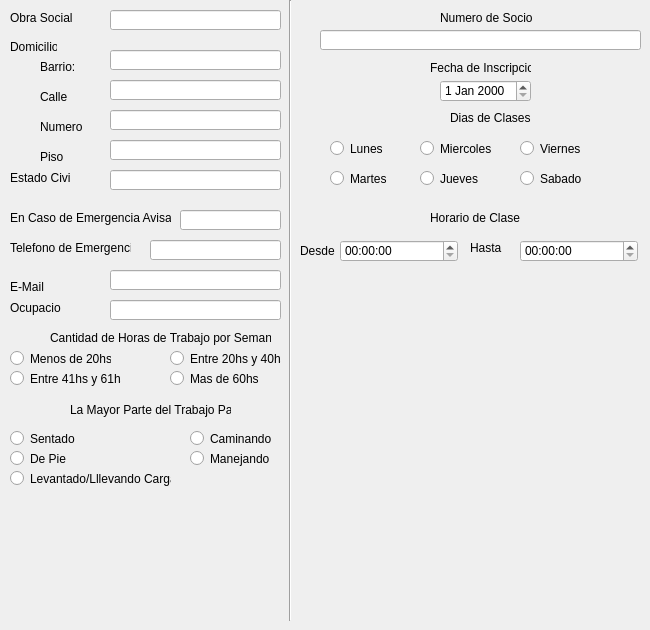
   <widget class="QWidget" name="tab_InformaciondeMembresia">
    <attribute name="title">
     <string>Informacion Filatoria</string>
    </attribute>
    <widget class="QLabel" name="label_fechainscipcion">
     <property name="geometry">
      <rect>
       <x>430</x>
       <y>60</y>
       <width>101</width>
       <height>16</height>
      </rect>
     </property>
     <property name="text">
      <string>Fecha de Inscripcion</string>
     </property>
    </widget>
    <widget class="QLabel" name="label_numerdesocio">
     <property name="geometry">
      <rect>
       <x>440</x>
       <y>10</y>
       <width>101</width>
       <height>16</height>
      </rect>
     </property>
     <property name="text">
      <string>Numero de Socio</string>
     </property>
    </widget>
    <widget class="QLabel" name="label_diasdeclases">
     <property name="geometry">
      <rect>
       <x>450</x>
       <y>110</y>
       <width>101</width>
       <height>16</height>
      </rect>
     </property>
     <property name="text">
      <string>Dias de Clases</string>
     </property>
    </widget>
    <widget class="QLabel" name="label_horariodeclase">
     <property name="geometry">
      <rect>
       <x>430</x>
       <y>210</y>
       <width>101</width>
       <height>16</height>
      </rect>
     </property>
     <property name="text">
      <string>Horario de Clase</string>
     </property>
    </widget>
    <widget class="QTimeEdit" name="timeEdit_horariodeclase_desde">
     <property name="geometry">
      <rect>
       <x>340</x>
       <y>240</y>
       <width>118</width>
       <height>22</height>
      </rect>
     </property>
    </widget>
    <widget class="QTimeEdit" name="timeEdit_horariodeclase_hasta">
     <property name="geometry">
      <rect>
       <x>520</x>
       <y>240</y>
       <width>118</width>
       <height>22</height>
      </rect>
     </property>
    </widget>
    <widget class="QLabel" name="label_horariodeclase_desde">
     <property name="geometry">
      <rect>
       <x>300</x>
       <y>240</y>
       <width>51</width>
       <height>21</height>
      </rect>
     </property>
     <property name="text">
      <string>Desde</string>
     </property>
    </widget>
    <widget class="QLabel" name="label_horariodeclase_hasta">
     <property name="geometry">
      <rect>
       <x>470</x>
       <y>240</y>
       <width>41</width>
       <height>16</height>
      </rect>
     </property>
     <property name="text">
      <string>Hasta</string>
     </property>
    </widget>
    <widget class="QDateEdit" name="dateEdit_fechadeinscripcion">
     <property name="geometry">
      <rect>
       <x>440</x>
       <y>80</y>
       <width>91</width>
       <height>22</height>
      </rect>
     </property>
    </widget>
    <widget class="QRadioButton" name="radioButton_DClunes">
     <property name="geometry">
      <rect>
       <x>330</x>
       <y>140</y>
       <width>82</width>
       <height>17</height>
      </rect>
     </property>
     <property name="text">
      <string>Lunes</string>
     </property>
     <property name="autoExclusive">
      <bool>false</bool>
     </property>
    </widget>
    <widget class="QRadioButton" name="radioButton_DCMartes">
     <property name="geometry">
      <rect>
       <x>330</x>
       <y>170</y>
       <width>82</width>
       <height>17</height>
      </rect>
     </property>
     <property name="text">
      <string>Martes</string>
     </property>
     <property name="autoExclusive">
      <bool>false</bool>
     </property>
    </widget>
    <widget class="QRadioButton" name="radioButton_DCMiercoles">
     <property name="geometry">
      <rect>
       <x>420</x>
       <y>140</y>
       <width>82</width>
       <height>17</height>
      </rect>
     </property>
     <property name="text">
      <string>Miercoles</string>
     </property>
     <property name="autoExclusive">
      <bool>false</bool>
     </property>
    </widget>
    <widget class="QRadioButton" name="radioButton_DCJueves">
     <property name="geometry">
      <rect>
       <x>420</x>
       <y>170</y>
       <width>82</width>
       <height>17</height>
      </rect>
     </property>
     <property name="text">
      <string>Jueves</string>
     </property>
     <property name="checked">
      <bool>false</bool>
     </property>
     <property name="autoExclusive">
      <bool>false</bool>
     </property>
    </widget>
    <widget class="QRadioButton" name="radioButton_DCViernes">
     <property name="geometry">
      <rect>
       <x>520</x>
       <y>140</y>
       <width>82</width>
       <height>17</height>
      </rect>
     </property>
     <property name="text">
      <string>Viernes</string>
     </property>
     <property name="autoExclusive">
      <bool>false</bool>
     </property>
    </widget>
    <widget class="QRadioButton" name="radioButton_DCSabado">
     <property name="geometry">
      <rect>
       <x>520</x>
       <y>170</y>
       <width>82</width>
       <height>17</height>
      </rect>
     </property>
     <property name="text">
      <string>Sabado</string>
     </property>
     <property name="autoExclusive">
      <bool>false</bool>
     </property>
    </widget>
    <widget class="QLineEdit" name="lineEdit_numerodesocio">
     <property name="geometry">
      <rect>
       <x>320</x>
       <y>30</y>
       <width>321</width>
       <height>20</height>
      </rect>
     </property>
     <property name="maxLength">
      <number>2000</number>
     </property>
    </widget>
    <widget class="Line" name="line_5">
     <property name="geometry">
      <rect>
       <x>280</x>
       <y>0</y>
       <width>20</width>
       <height>621</height>
      </rect>
     </property>
     <property name="orientation">
      <enum>Qt::Vertical</enum>
     </property>
    </widget>
    <widget class="QLabel" name="label_Domicilio">
     <property name="geometry">
      <rect>
       <x>10</x>
       <y>40</y>
       <width>47</width>
       <height>13</height>
      </rect>
     </property>
     <property name="text">
      <string>Domicilio</string>
     </property>
    </widget>
    <widget class="QLineEdit" name="lineEdit_Barrio">
     <property name="geometry">
      <rect>
       <x>110</x>
       <y>50</y>
       <width>171</width>
       <height>20</height>
      </rect>
     </property>
     <property name="maxLength">
      <number>30</number>
     </property>
    </widget>
    <widget class="QLineEdit" name="lineEdit_Calle">
     <property name="geometry">
      <rect>
       <x>110</x>
       <y>80</y>
       <width>171</width>
       <height>20</height>
      </rect>
     </property>
     <property name="maxLength">
      <number>30</number>
     </property>
    </widget>
    <widget class="QLineEdit" name="lineEdit_NumeroCasa">
     <property name="geometry">
      <rect>
       <x>110</x>
       <y>110</y>
       <width>171</width>
       <height>20</height>
      </rect>
     </property>
     <property name="maxLength">
      <number>20</number>
     </property>
    </widget>
    <widget class="QLabel" name="label_Barrio">
     <property name="geometry">
      <rect>
       <x>40</x>
       <y>60</y>
       <width>47</width>
       <height>13</height>
      </rect>
     </property>
     <property name="text">
      <string>Barrio:</string>
     </property>
    </widget>
    <widget class="QLabel" name="label_Calle">
     <property name="geometry">
      <rect>
       <x>40</x>
       <y>90</y>
       <width>47</width>
       <height>13</height>
      </rect>
     </property>
     <property name="text">
      <string>Calle</string>
     </property>
    </widget>
    <widget class="QLabel" name="label_Numero">
     <property name="geometry">
      <rect>
       <x>40</x>
       <y>120</y>
       <width>47</width>
       <height>13</height>
      </rect>
     </property>
     <property name="text">
      <string>Numero</string>
     </property>
    </widget>
    <widget class="QLabel" name="label_Piso">
     <property name="geometry">
      <rect>
       <x>40</x>
       <y>150</y>
       <width>47</width>
       <height>13</height>
      </rect>
     </property>
     <property name="text">
      <string>Piso</string>
     </property>
    </widget>
    <widget class="QLineEdit" name="lineEdit_Piso">
     <property name="geometry">
      <rect>
       <x>110</x>
       <y>140</y>
       <width>171</width>
       <height>20</height>
      </rect>
     </property>
     <property name="maxLength">
      <number>20</number>
     </property>
    </widget>
    <widget class="QLabel" name="label_EstadoCivil">
     <property name="geometry">
      <rect>
       <x>10</x>
       <y>170</y>
       <width>61</width>
       <height>16</height>
      </rect>
     </property>
     <property name="text">
      <string>Estado Civil</string>
     </property>
    </widget>
    <widget class="QLineEdit" name="lineEdit_EstadoCivil">
     <property name="geometry">
      <rect>
       <x>110</x>
       <y>170</y>
       <width>171</width>
       <height>20</height>
      </rect>
     </property>
     <property name="maxLength">
      <number>20</number>
     </property>
    </widget>
    <widget class="QLabel" name="label_Ocupacion">
     <property name="geometry">
      <rect>
       <x>10</x>
       <y>300</y>
       <width>51</width>
       <height>16</height>
      </rect>
     </property>
     <property name="text">
      <string>Ocupacion</string>
     </property>
    </widget>
    <widget class="QLineEdit" name="lineEdit_Ocupacion">
     <property name="geometry">
      <rect>
       <x>110</x>
       <y>300</y>
       <width>171</width>
       <height>20</height>
      </rect>
     </property>
     <property name="maxLength">
      <number>100</number>
     </property>
    </widget>
    <widget class="QLabel" name="label_CHT">
     <property name="geometry">
      <rect>
       <x>50</x>
       <y>330</y>
       <width>221</width>
       <height>16</height>
      </rect>
     </property>
     <property name="text">
      <string>Cantidad de Horas de Trabajo por Semana</string>
     </property>
    </widget>
    <widget class="QRadioButton" name="radioButton_CHTmenos20">
     <property name="geometry">
      <rect>
       <x>10</x>
       <y>350</y>
       <width>101</width>
       <height>17</height>
      </rect>
     </property>
     <property name="text">
      <string>Menos de 20hs</string>
     </property>
     <property name="autoExclusive">
      <bool>true</bool>
     </property>
    </widget>
    <widget class="QRadioButton" name="radioButton_CHTentre2040">
     <property name="geometry">
      <rect>
       <x>170</x>
       <y>350</y>
       <width>111</width>
       <height>17</height>
      </rect>
     </property>
     <property name="text">
      <string>Entre 20hs y 40hs</string>
     </property>
     <property name="autoExclusive">
      <bool>true</bool>
     </property>
    </widget>
    <widget class="QRadioButton" name="radioButton_CHTentre4161">
     <property name="geometry">
      <rect>
       <x>10</x>
       <y>370</y>
       <width>111</width>
       <height>17</height>
      </rect>
     </property>
     <property name="text">
      <string>Entre 41hs y 61hs</string>
     </property>
     <property name="autoExclusive">
      <bool>true</bool>
     </property>
    </widget>
    <widget class="QRadioButton" name="radioButton_CHTmas60">
     <property name="geometry">
      <rect>
       <x>170</x>
       <y>370</y>
       <width>121</width>
       <height>17</height>
      </rect>
     </property>
     <property name="text">
      <string>Mas de 60hs</string>
     </property>
     <property name="autoExclusive">
      <bool>false</bool>
     </property>
    </widget>
    <widget class="QLabel" name="label_MPTP">
     <property name="geometry">
      <rect>
       <x>70</x>
       <y>400</y>
       <width>161</width>
       <height>20</height>
      </rect>
     </property>
     <property name="text">
      <string>La Mayor Parte del Trabajo Pasa</string>
     </property>
    </widget>
    <widget class="QRadioButton" name="radioButton_MPTPSentado">
     <property name="geometry">
      <rect>
       <x>10</x>
       <y>430</y>
       <width>82</width>
       <height>17</height>
      </rect>
     </property>
     <property name="text">
      <string>Sentado</string>
     </property>
     <property name="autoExclusive">
      <bool>false</bool>
     </property>
    </widget>
    <widget class="QRadioButton" name="radioButton_MPTPCaminando">
     <property name="geometry">
      <rect>
       <x>190</x>
       <y>430</y>
       <width>82</width>
       <height>17</height>
      </rect>
     </property>
     <property name="text">
      <string>Caminando</string>
     </property>
     <property name="autoExclusive">
      <bool>false</bool>
     </property>
    </widget>
    <widget class="QRadioButton" name="radioButton_MPTPLenvand">
     <property name="geometry">
      <rect>
       <x>10</x>
       <y>470</y>
       <width>161</width>
       <height>17</height>
      </rect>
     </property>
     <property name="text">
      <string>Levantado/Lllevando Cargas</string>
     </property>
     <property name="autoExclusive">
      <bool>false</bool>
     </property>
    </widget>
    <widget class="QRadioButton" name="radioButton_MPTPDePie">
     <property name="geometry">
      <rect>
       <x>10</x>
       <y>450</y>
       <width>82</width>
       <height>17</height>
      </rect>
     </property>
     <property name="text">
      <string>De Pie</string>
     </property>
     <property name="autoExclusive">
      <bool>false</bool>
     </property>
    </widget>
    <widget class="QRadioButton" name="radioButton_MPTPManejando">
     <property name="geometry">
      <rect>
       <x>190</x>
       <y>450</y>
       <width>82</width>
       <height>17</height>
      </rect>
     </property>
     <property name="text">
      <string>Manejando</string>
     </property>
     <property name="autoExclusive">
      <bool>false</bool>
     </property>
    </widget>
    <widget class="QLabel" name="label_email">
     <property name="geometry">
      <rect>
       <x>10</x>
       <y>280</y>
       <width>47</width>
       <height>13</height>
      </rect>
     </property>
     <property name="text">
      <string>E-Mail</string>
     </property>
    </widget>
    <widget class="QLineEdit" name="lineEdit_email">
     <property name="geometry">
      <rect>
       <x>110</x>
       <y>270</y>
       <width>171</width>
       <height>20</height>
      </rect>
     </property>
     <property name="maxLength">
      <number>300</number>
     </property>
    </widget>
    <widget class="QLineEdit" name="lineEdit_ObraSocial">
     <property name="geometry">
      <rect>
       <x>110</x>
       <y>10</y>
       <width>171</width>
       <height>20</height>
      </rect>
     </property>
    </widget>
    <widget class="QLabel" name="label_ObraSocial">
     <property name="geometry">
      <rect>
       <x>10</x>
       <y>10</y>
       <width>81</width>
       <height>16</height>
      </rect>
     </property>
     <property name="text">
      <string>Obra Social</string>
     </property>
    </widget>
    <widget class="QLabel" name="label_TelefonodeEmergencia">
     <property name="geometry">
      <rect>
       <x>10</x>
       <y>240</y>
       <width>121</width>
       <height>16</height>
      </rect>
     </property>
     <property name="text">
      <string>Telefono de Emergencia</string>
     </property>
    </widget>
    <widget class="QLineEdit" name="lineEdit_CasodeEmergenciaAvisar">
     <property name="enabled">
      <bool>true</bool>
     </property>
     <property name="geometry">
      <rect>
       <x>180</x>
       <y>210</y>
       <width>101</width>
       <height>20</height>
      </rect>
     </property>
    </widget>
    <widget class="QLabel" name="label_48">
     <property name="geometry">
      <rect>
       <x>10</x>
       <y>210</y>
       <width>161</width>
       <height>16</height>
      </rect>
     </property>
     <property name="text">
      <string>En Caso de Emergencia Avisar a:</string>
     </property>
    </widget>
    <widget class="QLineEdit" name="lineEdit_TelefonodeEmergencia">
     <property name="enabled">
      <bool>true</bool>
     </property>
     <property name="geometry">
      <rect>
       <x>150</x>
       <y>240</y>
       <width>131</width>
       <height>20</height>
      </rect>
     </property>
    </widget>
   </widget>
